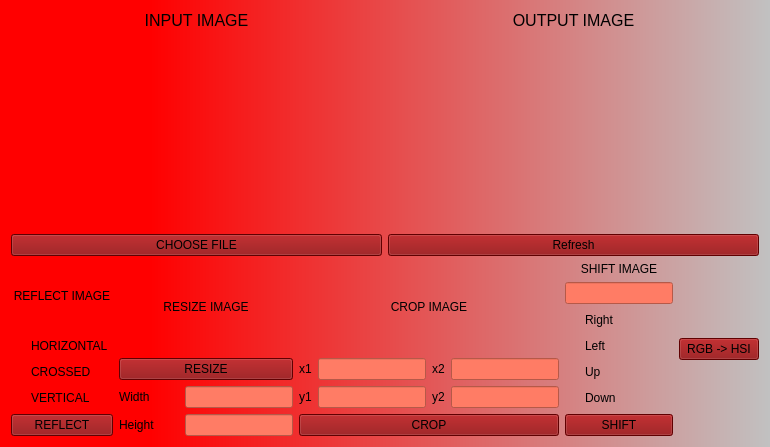
      <widget class="QWidget" name="HW2">
       <property name="styleSheet">
        <string notr="true">background-color: qlineargradient(spread:pad, x1:0, y1:0, x2:1, y2:0, stop:0.194444 rgba(255, 0, 0, 255), stop:1 rgba(193, 193, 193, 255));</string>
       </property>
       <attribute name="title">
        <string>HW2</string>
       </attribute>
       <layout class="QGridLayout" name="gridLayout_3">
        <item row="0" column="0">
         <widget class="QLabel" name="label_6">
          <property name="maximumSize">
           <size>
            <width>16777215</width>
            <height>25</height>
           </size>
          </property>
          <property name="font">
           <font>
            <pointsize>12</pointsize>
           </font>
          </property>
          <property name="styleSheet">
           <string notr="true">background-color: rgba(199, 204, 219,0);
color: rgb(0, 0, 0);</string>
          </property>
          <property name="text">
           <string>INPUT IMAGE</string>
          </property>
          <property name="alignment">
           <set>Qt::AlignCenter</set>
          </property>
         </widget>
        </item>
        <item row="0" column="1">
         <widget class="QLabel" name="label_7">
          <property name="maximumSize">
           <size>
            <width>16777215</width>
            <height>25</height>
           </size>
          </property>
          <property name="font">
           <font>
            <pointsize>12</pointsize>
           </font>
          </property>
          <property name="styleSheet">
           <string notr="true">background-color: rgba(199, 204, 219,0);
color: rgb(0, 0, 0);</string>
          </property>
          <property name="text">
           <string>OUTPUT IMAGE</string>
          </property>
          <property name="alignment">
           <set>Qt::AlignCenter</set>
          </property>
         </widget>
        </item>
        <item row="3" column="0" colspan="2">
         <layout class="QHBoxLayout" name="horizontalLayout_4">
          <item>
           <layout class="QVBoxLayout" name="verticalLayout_12">
            <item>
             <widget class="QLabel" name="label_10">
              <property name="styleSheet">
               <string notr="true">background-color: rgba(199, 204, 219,0);
color: rgb(0, 0, 0);</string>
              </property>
              <property name="text">
               <string>REFLECT IMAGE</string>
              </property>
              <property name="alignment">
               <set>Qt::AlignCenter</set>
              </property>
             </widget>
            </item>
            <item>
             <layout class="QVBoxLayout" name="verticalLayout_6">
              <item>
               <widget class="QRadioButton" name="radio_button_horizontal">
                <property name="styleSheet">
                 <string notr="true">background-color: rgba(199, 204, 219,0);
color: rgb(0, 0, 0);</string>
                </property>
                <property name="text">
                 <string>HORIZONTAL</string>
                </property>
               </widget>
              </item>
              <item>
               <widget class="QRadioButton" name="radio_button_crossed">
                <property name="styleSheet">
                 <string notr="true">background-color: rgba(199, 204, 219,0);
color: rgb(0, 0, 0);</string>
                </property>
                <property name="text">
                 <string>CROSSED</string>
                </property>
               </widget>
              </item>
              <item>
               <widget class="QRadioButton" name="radio_button_vertical">
                <property name="styleSheet">
                 <string notr="true">background-color: rgba(199, 204, 219,0);
color: rgb(0, 0, 0);</string>
                </property>
                <property name="text">
                 <string>VERTICAL</string>
                </property>
               </widget>
              </item>
             </layout>
            </item>
            <item>
             <widget class="QPushButton" name="push_button_reflect">
              <property name="styleSheet">
               <string notr="true">background-color: rgb(135, 0, 2);</string>
              </property>
              <property name="text">
               <string>REFLECT</string>
              </property>
             </widget>
            </item>
           </layout>
          </item>
          <item>
           <layout class="QVBoxLayout" name="verticalLayout_2">
            <item>
             <widget class="QLabel" name="label_11">
              <property name="styleSheet">
               <string notr="true">background-color: rgba(199, 204, 219,0);
color: rgb(0, 0, 0);</string>
              </property>
              <property name="text">
               <string>RESIZE IMAGE</string>
              </property>
              <property name="alignment">
               <set>Qt::AlignCenter</set>
              </property>
             </widget>
            </item>
            <item>
             <layout class="QVBoxLayout" name="verticalLayout">
              <item>
               <widget class="QPushButton" name="push_button_resize">
                <property name="styleSheet">
                 <string notr="true">background-color: rgb(135, 0, 2);</string>
                </property>
                <property name="text">
                 <string>RESIZE</string>
                </property>
               </widget>
              </item>
              <item>
               <layout class="QHBoxLayout" name="horizontalLayout_2">
                <item>
                 <widget class="QLabel" name="label_3">
                  <property name="minimumSize">
                   <size>
                    <width>60</width>
                    <height>0</height>
                   </size>
                  </property>
                  <property name="maximumSize">
                   <size>
                    <width>60</width>
                    <height>16777215</height>
                   </size>
                  </property>
                  <property name="styleSheet">
                   <string notr="true">background-color: rgba(199, 204, 219,0);
color: rgb(0, 0, 0);</string>
                  </property>
                  <property name="text">
                   <string>Width</string>
                  </property>
                 </widget>
                </item>
                <item>
                 <widget class="QLineEdit" name="resize_width">
                  <property name="styleSheet">
                   <string notr="true">background-color: rgb(255, 124, 101);
color: rgb(0, 0, 0);
</string>
                  </property>
                 </widget>
                </item>
               </layout>
              </item>
              <item>
               <layout class="QHBoxLayout" name="horizontalLayout_3">
                <item>
                 <widget class="QLabel" name="label_8">
                  <property name="minimumSize">
                   <size>
                    <width>60</width>
                    <height>0</height>
                   </size>
                  </property>
                  <property name="maximumSize">
                   <size>
                    <width>60</width>
                    <height>16777215</height>
                   </size>
                  </property>
                  <property name="styleSheet">
                   <string notr="true">background-color: rgba(199, 204, 219,0);
color: rgb(0, 0, 0);</string>
                  </property>
                  <property name="text">
                   <string>Height</string>
                  </property>
                 </widget>
                </item>
                <item>
                 <widget class="QLineEdit" name="resize_height">
                  <property name="styleSheet">
                   <string notr="true">background-color: rgb(255, 124, 101);
color: rgb(0, 0, 0);
</string>
                  </property>
                 </widget>
                </item>
               </layout>
              </item>
             </layout>
            </item>
           </layout>
          </item>
          <item>
           <layout class="QVBoxLayout" name="verticalLayout_10">
            <item>
             <widget class="QLabel" name="label_12">
              <property name="styleSheet">
               <string notr="true">background-color: rgba(199, 204, 219,0);
color: rgb(0, 0, 0);</string>
              </property>
              <property name="text">
               <string>CROP IMAGE</string>
              </property>
              <property name="alignment">
               <set>Qt::AlignCenter</set>
              </property>
             </widget>
            </item>
            <item>
             <layout class="QHBoxLayout" name="horizontalLayout_6">
              <item>
               <layout class="QVBoxLayout" name="verticalLayout_8">
                <item>
                 <widget class="QLabel" name="label_13">
                  <property name="styleSheet">
                   <string notr="true">background-color: rgba(199, 204, 219,0);
color: rgb(0, 0, 0);</string>
                  </property>
                  <property name="text">
                   <string>x1</string>
                  </property>
                 </widget>
                </item>
                <item>
                 <widget class="QLabel" name="label_14">
                  <property name="styleSheet">
                   <string notr="true">background-color: rgba(199, 204, 219,0);
color: rgb(0, 0, 0);</string>
                  </property>
                  <property name="text">
                   <string>y1</string>
                  </property>
                 </widget>
                </item>
               </layout>
              </item>
              <item>
               <layout class="QVBoxLayout" name="verticalLayout_18">
                <item>
                 <widget class="QLineEdit" name="line_edit_width">
                  <property name="styleSheet">
                   <string notr="true">background-color: rgb(255, 124, 101);
color: rgb(0, 0, 0);
</string>
                  </property>
                 </widget>
                </item>
                <item>
                 <widget class="QLineEdit" name="line_edit_height">
                  <property name="styleSheet">
                   <string notr="true">background-color: rgb(255, 124, 101);
color: rgb(0, 0, 0);
</string>
                  </property>
                 </widget>
                </item>
               </layout>
              </item>
              <item>
               <layout class="QVBoxLayout" name="verticalLayout_17">
                <item>
                 <widget class="QLabel" name="label_20">
                  <property name="styleSheet">
                   <string notr="true">background-color: rgba(199, 204, 219,0);
color: rgb(0, 0, 0);</string>
                  </property>
                  <property name="text">
                   <string>x2</string>
                  </property>
                 </widget>
                </item>
                <item>
                 <widget class="QLabel" name="label_21">
                  <property name="styleSheet">
                   <string notr="true">background-color: rgba(199, 204, 219,0);
color: rgb(0, 0, 0);</string>
                  </property>
                  <property name="text">
                   <string>y2</string>
                  </property>
                 </widget>
                </item>
               </layout>
              </item>
              <item>
               <layout class="QVBoxLayout" name="verticalLayout_7">
                <item>
                 <widget class="QLineEdit" name="line_edit_width_3">
                  <property name="styleSheet">
                   <string notr="true">background-color: rgb(255, 124, 101);
color: rgb(0, 0, 0);
</string>
                  </property>
                 </widget>
                </item>
                <item>
                 <widget class="QLineEdit" name="line_edit_height_3">
                  <property name="styleSheet">
                   <string notr="true">background-color: rgb(255, 124, 101);
color: rgb(0, 0, 0);
</string>
                  </property>
                 </widget>
                </item>
               </layout>
              </item>
             </layout>
            </item>
            <item>
             <widget class="QPushButton" name="push_button_crop">
              <property name="styleSheet">
               <string notr="true">background-color: rgb(135, 0, 2);</string>
              </property>
              <property name="text">
               <string>CROP</string>
              </property>
             </widget>
            </item>
           </layout>
          </item>
          <item>
           <layout class="QVBoxLayout" name="verticalLayout_11">
            <item>
             <widget class="QLabel" name="label_15">
              <property name="styleSheet">
               <string notr="true">background-color: rgba(199, 204, 219,0);
color: rgb(0, 0, 0);</string>
              </property>
              <property name="text">
               <string>SHIFT IMAGE</string>
              </property>
              <property name="alignment">
               <set>Qt::AlignCenter</set>
              </property>
             </widget>
            </item>
            <item>
             <widget class="QLineEdit" name="line_edit_shift">
              <property name="styleSheet">
               <string notr="true">background-color: rgb(255, 124, 101);
color: rgb(0, 0, 0);
</string>
              </property>
             </widget>
            </item>
            <item>
             <widget class="QRadioButton" name="radio_button_right">
              <property name="styleSheet">
               <string notr="true">background-color: rgba(199, 204, 219,0);
color: rgb(0, 0, 0);</string>
              </property>
              <property name="text">
               <string>Right</string>
              </property>
             </widget>
            </item>
            <item>
             <widget class="QRadioButton" name="radio_button_left">
              <property name="styleSheet">
               <string notr="true">background-color: rgba(199, 204, 219,0);
color: rgb(0, 0, 0);</string>
              </property>
              <property name="text">
               <string>Left</string>
              </property>
             </widget>
            </item>
            <item>
             <widget class="QRadioButton" name="radio_button_up">
              <property name="styleSheet">
               <string notr="true">background-color: rgba(199, 204, 219,0);
color: rgb(0, 0, 0);</string>
              </property>
              <property name="text">
               <string>Up</string>
              </property>
             </widget>
            </item>
            <item>
             <widget class="QRadioButton" name="radio_button_down">
              <property name="styleSheet">
               <string notr="true">background-color: rgba(199, 204, 219,0);
color: rgb(0, 0, 0);</string>
              </property>
              <property name="text">
               <string>Down</string>
              </property>
             </widget>
            </item>
            <item>
             <widget class="QPushButton" name="push_button_shift">
              <property name="styleSheet">
               <string notr="true">background-color: rgb(135, 0, 2);</string>
              </property>
              <property name="text">
               <string>SHIFT</string>
              </property>
             </widget>
            </item>
           </layout>
          </item>
          <item>
           <layout class="QVBoxLayout" name="verticalLayout_4">
            <item>
             <widget class="QPushButton" name="push_button_rgb_hsi">
              <property name="styleSheet">
               <string notr="true">background-color: rgb(135, 0, 2);</string>
              </property>
              <property name="text">
               <string>RGB -&gt; HSI</string>
              </property>
             </widget>
            </item>
           </layout>
          </item>
         </layout>
        </item>
        <item row="1" column="0">
         <widget class="QGraphicsView" name="graphics_view_input">
          <property name="styleSheet">
           <string notr="true">background-color: rgba(199, 204, 219,0);
</string>
          </property>
         </widget>
        </item>
        <item row="1" column="1">
         <widget class="QGraphicsView" name="graphics_view_output">
          <property name="styleSheet">
           <string notr="true">background-color: rgba(199, 204, 219,0);
</string>
          </property>
         </widget>
        </item>
        <item row="2" column="0">
         <widget class="QPushButton" name="chooseBtn">
          <property name="styleSheet">
           <string notr="true">background-color: rgb(135, 0, 2);</string>
          </property>
          <property name="text">
           <string>CHOOSE FILE</string>
          </property>
         </widget>
        </item>
        <item row="2" column="1">
         <widget class="QPushButton" name="btn_refresh">
          <property name="styleSheet">
           <string notr="true">background-color: rgb(135, 0, 2);</string>
          </property>
          <property name="text">
           <string>Refresh</string>
          </property>
         </widget>
        </item>
       </layout>
      </widget>
